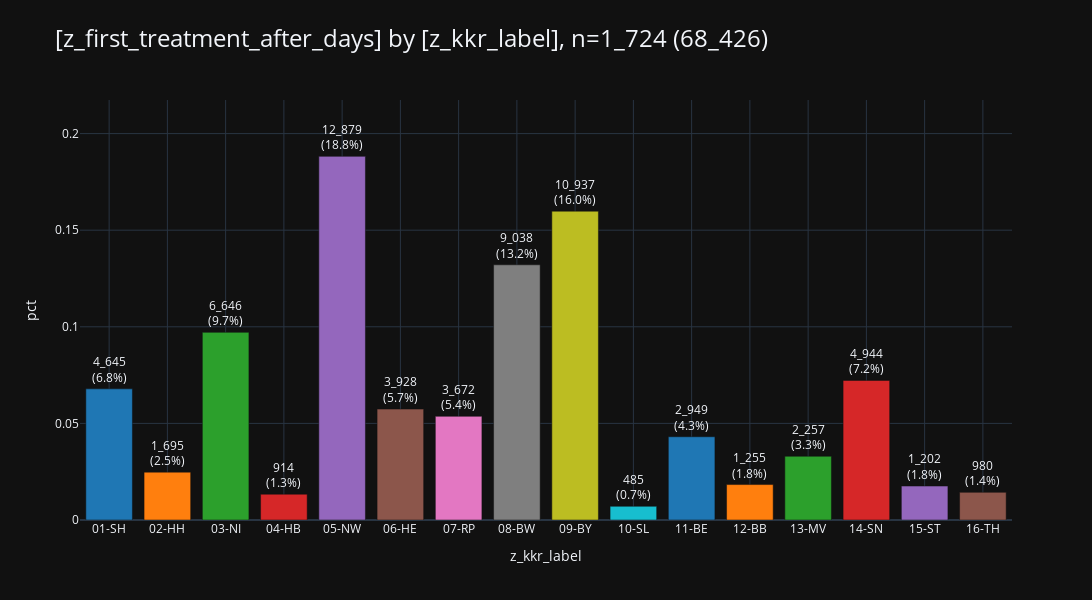
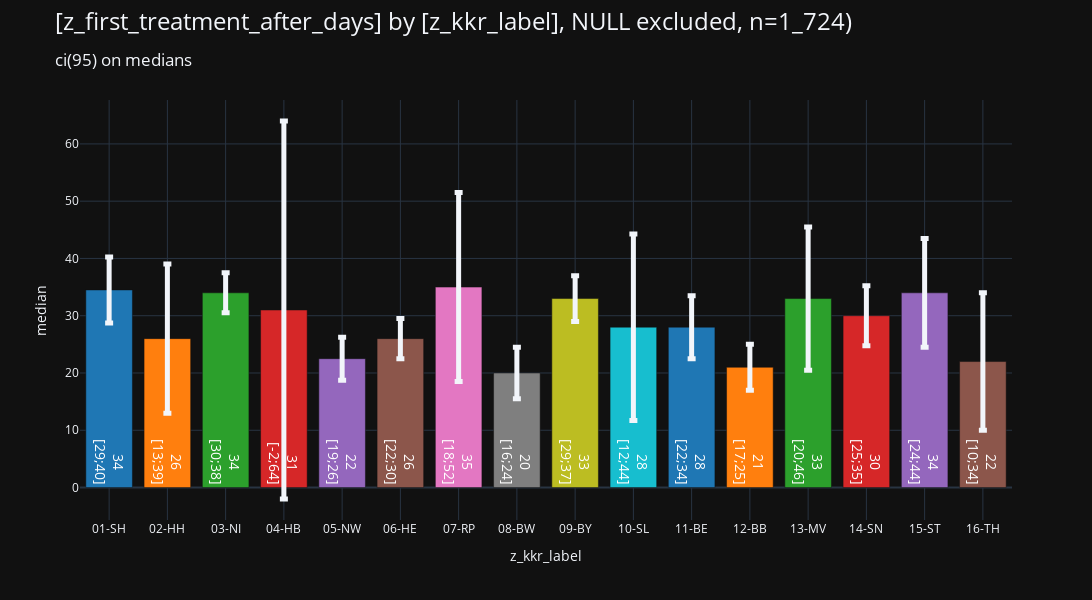

Notebook code cell kept with these figures, in order:
### Markdown cell above
### <a id='toc1_2_1_'></a>[bars](#toc0_)

### Code cell
_ = pls.plot_bars(
    db_delay.to_df().iloc[:,:2],
    # height=400,
    # width=1000,
    # use_ci=True,
    # ci_agg='median',
)
_ = pls.plot_bars(
    db_delay.to_df().iloc[:,:2],
    height=600,
    use_ci=True,
    ci_agg='median',
)

### Figure 1 — Plotly figure (JSON) as saved in the notebook; plotly's stock layout.template omitted (floating-point values rounded to 4 significant figures)
{"data": [{"error_y": {"thickness": 5}, "hovertemplate": "z_kkr_label=%{x}<br>pct=%{y}<br>cnt_pct_str=%{text}<extra></extra>", "legendgroup": "01-SH", "marker": {"color": "#1F77B4", "pattern": {"shape": ""}}, "name": "01-SH", "orientation": "v", "showlegend": true, "text": ["4_645<br>(6.8%)"], "textposition": "outside", "type": "bar", "x": ["01-SH"], "xaxis": "x", "y": [0.06788], "yaxis": "y"}, {"error_y": {"thickness": 5}, "hovertemplate": "z_kkr_label=%{x}<br>pct=%{y}<br>cnt_pct_str=%{text}<extra></extra>", "legendgroup": "02-HH", "marker": {"color": "#FF7F0E", "pattern": {"shape": ""}}, "name": "02-HH", "orientation": "v", "showlegend": true, "text": ["1_695<br>(2.5%)"], "textposition": "outside", "type": "bar", "x": ["02-HH"], "xaxis": "x", "y": [0.02477], "yaxis": "y"}, {"error_y": {"thickness": 5}, "hovertemplate": "z_kkr_label=%{x}<br>pct=%{y}<br>cnt_pct_str=%{text}<extra></extra>", "legendgroup": "03-NI", "marker": {"color": "#2CA02C", "pattern": {"shape": ""}}, "name": "03-NI", "orientation": "v", "showlegend": true, "text": ["6_646<br>(9.7%)"], "textposition": "outside", "type": "bar", "x": ["03-NI"], "xaxis": "x", "y": [0.09713], "yaxis": "y"}, {"error_y": {"thickness": 5}, "hovertemplate": "z_kkr_label=%{x}<br>pct=%{y}<br>cnt_pct_str=%{text}<extra></extra>", "legendgroup": "04-HB", "marker": {"color": "#D62728", "pattern": {"shape": ""}}, "name": "04-HB", "orientation": "v", "showlegend": true, "text": ["914<br>(1.3%)"], "textposition": "outside", "type": "bar", "x": ["04-HB"], "xaxis": "x", "y": [0.01336], "yaxis": "y"}, {"error_y": {"thickness": 5}, "hovertemplate": "z_kkr_label=%{x}<br>pct=%{y}<br>cnt_pct_str=%{text}<extra></extra>", "legendgroup": "05-NW", "marker": {"color": "#9467BD", "pattern": {"shape": ""}}, "name": "05-NW", "orientation": "v", "showlegend": true, "text": ["12_879<br>(18.8%)"], "textposition": "outside", "type": "bar", "x": ["05-NW"], "xaxis": "x", "y": [0.1882], "yaxis": "y"}, {"error_y": {"thickness": 5}, "hovertemplate": "z_kkr_label=%{x}<br>pct=%{y}<br>cnt_pct_str=%{text}<extra></extra>", "legendgroup": "06-HE", "marker": {"color": "#8C564B", "pattern": {"shape": ""}}, "name": "06-HE", "orientation": "v", "showlegend": true, "text": ["3_928<br>(5.7%)"], "textposition": "outside", "type": "bar", "x": ["06-HE"], "xaxis": "x", "y": [0.05741], "yaxis": "y"}, {"error_y": {"thickness": 5}, "hovertemplate": "z_kkr_label=%{x}<br>pct=%{y}<br>cnt_pct_str=%{text}<extra></extra>", "legendgroup": "07-RP", "marker": {"color": "#E377C2", "pattern": {"shape": ""}}, "name": "07-RP", "orientation": "v", "showlegend": true, "text": ["3_672<br>(5.4%)"], "textposition": "outside", "type": "bar", "x": ["07-RP"], "xaxis": "x", "y": [0.05366], "yaxis": "y"}, {"error_y": {"thickness": 5}, "hovertemplate": "z_kkr_label=%{x}<br>pct=%{y}<br>cnt_pct_str=%{text}<extra></extra>", "legendgroup": "08-BW", "marker": {"color": "#7F7F7F", "pattern": {"shape": ""}}, "name": "08-BW", "orientation": "v", "showlegend": true, "text": ["9_038<br>(13.2%)"], "textposition": "outside", "type": "bar", "x": ["08-BW"], "xaxis": "x", "y": [0.1321], "yaxis": "y"}, {"error_y": {"thickness": 5}, "hovertemplate": "z_kkr_label=%{x}<br>pct=%{y}<br>cnt_pct_str=%{text}<extra></extra>", "legendgroup": "09-BY", "marker": {"color": "#BCBD22", "pattern": {"shape": ""}}, "name": "09-BY", "orientation": "v", "showlegend": true, "text": ["10_937<br>(16.0%)"], "textposition": "outside", "type": "bar", "x": ["09-BY"], "xaxis": "x", "y": [0.1598], "yaxis": "y"}, {"error_y": {"thickness": 5}, "hovertemplate": "z_kkr_label=%{x}<br>pct=%{y}<br>cnt_pct_str=%{text}<extra></extra>", "legendgroup": "10-SL", "marker": {"color": "#17BECF", "pattern": {"shape": ""}}, "name": "10-SL", "orientation": "v", "showlegend": true, "text": ["485<br>(0.7%)"], "textposition": "outside", "type": "bar", "x": ["10-SL"], "xaxis": "x", "y": [0.007088], "yaxis": "y"}, {"error_y": {"thickness": 5}, "hovertemplate": "z_kkr_label=%{x}<br>pct=%{y}<br>cnt_pct_str=%{text}<extra></extra>", "legendgroup": "11-BE", "marker": {"color": "#1F77B4", "pattern": {"shape": ""}}, "name": "11-BE", "orientation": "v", "showlegend": true, "text": ["2_949<br>(4.3%)"], "textposition": "outside", "type": "bar", "x": ["11-BE"], "xaxis": "x", "y": [0.0431], "yaxis": "y"}, {"error_y": {"thickness": 5}, "hovertemplate": "z_kkr_label=%{x}<br>pct=%{y}<br>cnt_pct_str=%{text}<extra></extra>", "legendgroup": "12-BB", "marker": {"color": "#FF7F0E", "pattern": {"shape": ""}}, "name": "12-BB", "orientation": "v", "showlegend": true, "text": ["1_255<br>(1.8%)"], "textposition": "outside", "type": "bar", "x": ["12-BB"], "xaxis": "x", "y": [0.01834], "yaxis": "y"}, {"error_y": {"thickness": 5}, "hovertemplate": "z_kkr_label=%{x}<br>pct=%{y}<br>cnt_pct_str=%{text}<extra></extra>", "legendgroup": "13-MV", "marker": {"color": "#2CA02C", "pattern": {"shape": ""}}, "name": "13-MV", "orientation": "v", "showlegend": true, "text": ["2_257<br>(3.3%)"], "textposition": "outside", "type": "bar", "x": ["13-MV"], "xaxis": "x", "y": [0.03298], "yaxis": "y"}, {"error_y": {"thickness": 5}, "hovertemplate": "z_kkr_label=%{x}<br>pct=%{y}<br>cnt_pct_str=%{text}<extra></extra>", "legendgroup": "14-SN", "marker": {"color": "#D62728", "pattern": {"shape": ""}}, "name": "14-SN", "orientation": "v", "showlegend": true, "text": ["4_944<br>(7.2%)"], "textposition": "outside", "type": "bar", "x": ["14-SN"], "xaxis": "x", "y": [0.07225], "yaxis": "y"}, {"error_y": {"thickness": 5}, "hovertemplate": "z_kkr_label=%{x}<br>pct=%{y}<br>cnt_pct_str=%{text}<extra></extra>", "legendgroup": "15-ST", "marker": {"color": "#9467BD", "pattern": {"shape": ""}}, "name": "15-ST", "orientation": "v", "showlegend": true, "text": ["1_202<br>(1.8%)"], "textposition": "outside", "type": "bar", "x": ["15-ST"], "xaxis": "x", "y": [0.01757], "yaxis": "y"}, {"error_y": {"thickness": 5}, "hovertemplate": "z_kkr_label=%{x}<br>pct=%{y}<br>cnt_pct_str=%{text}<extra></extra>", "legendgroup": "16-TH", "marker": {"color": "#8C564B", "pattern": {"shape": ""}}, "name": "16-TH", "orientation": "v", "showlegend": true, "text": ["980<br>(1.4%)"], "textposition": "outside", "type": "bar", "x": ["16-TH"], "xaxis": "x", "y": [0.01432], "yaxis": "y"}], "layout": {"barmode": "relative", "height": 600, "legend": {"title": {"text": "z_kkr_label"}, "tracegroupgap": 0}, "showlegend": false, "title": {"font": {"size": 24}, "text": "[z_first_treatment_after_days] by [z_kkr_label], n=1_724 (68_426)", "xanchor": "left", "y": 0.95, "yanchor": "top"}, "width": 1600, "xaxis": {"anchor": "y", "categoryarray": ["01-SH", "02-HH", "03-NI", "04-HB", "05-NW", "06-HE", "07-RP", "08-BW", "09-BY", "10-SL", "11-BE", "12-BB", "13-MV", "14-SN", "15-ST", "16-TH"], "categoryorder": "category ascending", "domain": [0, 1], "gridwidth": 1, "showgrid": true, "title": {"text": "z_kkr_label"}}, "yaxis": {"anchor": "x", "domain": [0, 1], "dtick": 0.05, "gridwidth": 1, "range": [0, 0.2174], "showgrid": true, "title": {"text": "pct"}}}}

### Figure 2 — Plotly figure (JSON) as saved in the notebook; plotly's stock layout.template omitted (floating-point values rounded to 4 significant figures)
{"data": [{"error_y": {"array": [5.75], "thickness": 5}, "hovertemplate": "z_kkr_label=%{x}<br>mean=%{y}<br>ci_str=%{text}<extra></extra>", "insidetextanchor": "start", "legendgroup": "01-SH", "marker": {"color": "#1F77B4", "pattern": {"shape": ""}}, "name": "01-SH", "orientation": "v", "showlegend": true, "text": ["34<br>[29;40]"], "textfont": {"color": "white", "size": 14}, "textposition": "inside", "type": "bar", "x": ["01-SH"], "xaxis": "x", "y": [34.5], "yaxis": "y"}, {"error_y": {"array": [13.02], "thickness": 5}, "hovertemplate": "z_kkr_label=%{x}<br>mean=%{y}<br>ci_str=%{text}<extra></extra>", "insidetextanchor": "start", "legendgroup": "02-HH", "marker": {"color": "#FF7F0E", "pattern": {"shape": ""}}, "name": "02-HH", "orientation": "v", "showlegend": true, "text": ["26<br>[13;39]"], "textfont": {"color": "white", "size": 14}, "textposition": "inside", "type": "bar", "x": ["02-HH"], "xaxis": "x", "y": [26.0], "yaxis": "y"}, {"error_y": {"array": [3.5], "thickness": 5}, "hovertemplate": "z_kkr_label=%{x}<br>mean=%{y}<br>ci_str=%{text}<extra></extra>", "insidetextanchor": "start", "legendgroup": "03-NI", "marker": {"color": "#2CA02C", "pattern": {"shape": ""}}, "name": "03-NI", "orientation": "v", "showlegend": true, "text": ["34<br>[30;38]"], "textfont": {"color": "white", "size": 14}, "textposition": "inside", "type": "bar", "x": ["03-NI"], "xaxis": "x", "y": [34.0], "yaxis": "y"}, {"error_y": {"array": [33.0], "thickness": 5}, "hovertemplate": "z_kkr_label=%{x}<br>mean=%{y}<br>ci_str=%{text}<extra></extra>", "insidetextanchor": "start", "legendgroup": "04-HB", "marker": {"color": "#D62728", "pattern": {"shape": ""}}, "name": "04-HB", "orientation": "v", "showlegend": true, "text": ["31<br>[-2;64]"], "textfont": {"color": "white", "size": 14}, "textposition": "inside", "type": "bar", "x": ["04-HB"], "xaxis": "x", "y": [31.0], "yaxis": "y"}, {"error_y": {"array": [3.75], "thickness": 5}, "hovertemplate": "z_kkr_label=%{x}<br>mean=%{y}<br>ci_str=%{text}<extra></extra>", "insidetextanchor": "start", "legendgroup": "05-NW", "marker": {"color": "#9467BD", "pattern": {"shape": ""}}, "name": "05-NW", "orientation": "v", "showlegend": true, "text": ["22<br>[19;26]"], "textfont": {"color": "white", "size": 14}, "textposition": "inside", "type": "bar", "x": ["05-NW"], "xaxis": "x", "y": [22.5], "yaxis": "y"}, {"error_y": {"array": [3.5], "thickness": 5}, "hovertemplate": "z_kkr_label=%{x}<br>mean=%{y}<br>ci_str=%{text}<extra></extra>", "insidetextanchor": "start", "legendgroup": "06-HE", "marker": {"color": "#8C564B", "pattern": {"shape": ""}}, "name": "06-HE", "orientation": "v", "showlegend": true, "text": ["26<br>[22;30]"], "textfont": {"color": "white", "size": 14}, "textposition": "inside", "type": "bar", "x": ["06-HE"], "xaxis": "x", "y": [26.0], "yaxis": "y"}, {"error_y": {"array": [16.5], "thickness": 5}, "hovertemplate": "z_kkr_label=%{x}<br>mean=%{y}<br>ci_str=%{text}<extra></extra>", "insidetextanchor": "start", "legendgroup": "07-RP", "marker": {"color": "#E377C2", "pattern": {"shape": ""}}, "name": "07-RP", "orientation": "v", "showlegend": true, "text": ["35<br>[18;52]"], "textfont": {"color": "white", "size": 14}, "textposition": "inside", "type": "bar", "x": ["07-RP"], "xaxis": "x", "y": [35.0], "yaxis": "y"}, {"error_y": {"array": [4.5], "thickness": 5}, "hovertemplate": "z_kkr_label=%{x}<br>mean=%{y}<br>ci_str=%{text}<extra></extra>", "insidetextanchor": "start", "legendgroup": "08-BW", "marker": {"color": "#7F7F7F", "pattern": {"shape": ""}}, "name": "08-BW", "orientation": "v", "showlegend": true, "text": ["20<br>[16;24]"], "textfont": {"color": "white", "size": 14}, "textposition": "inside", "type": "bar", "x": ["08-BW"], "xaxis": "x", "y": [20.0], "yaxis": "y"}, {"error_y": {"array": [4.0], "thickness": 5}, "hovertemplate": "z_kkr_label=%{x}<br>mean=%{y}<br>ci_str=%{text}<extra></extra>", "insidetextanchor": "start", "legendgroup": "09-BY", "marker": {"color": "#BCBD22", "pattern": {"shape": ""}}, "name": "09-BY", "orientation": "v", "showlegend": true, "text": ["33<br>[29;37]"], "textfont": {"color": "white", "size": 14}, "textposition": "inside", "type": "bar", "x": ["09-BY"], "xaxis": "x", "y": [33.0], "yaxis": "y"}, {"error_y": {"array": [16.28], "thickness": 5}, "hovertemplate": "z_kkr_label=%{x}<br>mean=%{y}<br>ci_str=%{text}<extra></extra>", "insidetextanchor": "start", "legendgroup": "10-SL", "marker": {"color": "#17BECF", "pattern": {"shape": ""}}, "name": "10-SL", "orientation": "v", "showlegend": true, "text": ["28<br>[12;44]"], "textfont": {"color": "white", "size": 14}, "textposition": "inside", "type": "bar", "x": ["10-SL"], "xaxis": "x", "y": [28.0], "yaxis": "y"}, {"error_y": {"array": [5.5], "thickness": 5}, "hovertemplate": "z_kkr_label=%{x}<br>mean=%{y}<br>ci_str=%{text}<extra></extra>", "insidetextanchor": "start", "legendgroup": "11-BE", "marker": {"color": "#1F77B4", "pattern": {"shape": ""}}, "name": "11-BE", "orientation": "v", "showlegend": true, "text": ["28<br>[22;34]"], "textfont": {"color": "white", "size": 14}, "textposition": "inside", "type": "bar", "x": ["11-BE"], "xaxis": "x", "y": [28.0], "yaxis": "y"}, {"error_y": {"array": [4.0], "thickness": 5}, "hovertemplate": "z_kkr_label=%{x}<br>mean=%{y}<br>ci_str=%{text}<extra></extra>", "insidetextanchor": "start", "legendgroup": "12-BB", "marker": {"color": "#FF7F0E", "pattern": {"shape": ""}}, "name": "12-BB", "orientation": "v", "showlegend": true, "text": ["21<br>[17;25]"], "textfont": {"color": "white", "size": 14}, "textposition": "inside", "type": "bar", "x": ["12-BB"], "xaxis": "x", "y": [21.0], "yaxis": "y"}, {"error_y": {"array": [12.5], "thickness": 5}, "hovertemplate": "z_kkr_label=%{x}<br>mean=%{y}<br>ci_str=%{text}<extra></extra>", "insidetextanchor": "start", "legendgroup": "13-MV", "marker": {"color": "#2CA02C", "pattern": {"shape": ""}}, "name": "13-MV", "orientation": "v", "showlegend": true, "text": ["33<br>[20;46]"], "textfont": {"color": "white", "size": 14}, "textposition": "inside", "type": "bar", "x": ["13-MV"], "xaxis": "x", "y": [33.0], "yaxis": "y"}, {"error_y": {"array": [5.25], "thickness": 5}, "hovertemplate": "z_kkr_label=%{x}<br>mean=%{y}<br>ci_str=%{text}<extra></extra>", "insidetextanchor": "start", "legendgroup": "14-SN", "marker": {"color": "#D62728", "pattern": {"shape": ""}}, "name": "14-SN", "orientation": "v", "showlegend": true, "text": ["30<br>[25;35]"], "textfont": {"color": "white", "size": 14}, "textposition": "inside", "type": "bar", "x": ["14-SN"], "xaxis": "x", "y": [30.0], "yaxis": "y"}, {"error_y": {"array": [9.5], "thickness": 5}, "hovertemplate": "z_kkr_label=%{x}<br>mean=%{y}<br>ci_str=%{text}<extra></extra>", "insidetextanchor": "start", "legendgroup": "15-ST", "marker": {"color": "#9467BD", "pattern": {"shape": ""}}, "name": "15-ST", "orientation": "v", "showlegend": true, "text": ["34<br>[24;44]"], "textfont": {"color": "white", "size": 14}, "textposition": "inside", "type": "bar", "x": ["15-ST"], "xaxis": "x", "y": [34.0], "yaxis": "y"}, {"error_y": {"array": [12.0], "thickness": 5}, "hovertemplate": "z_kkr_label=%{x}<br>mean=%{y}<br>ci_str=%{text}<extra></extra>", "insidetextanchor": "start", "legendgroup": "16-TH", "marker": {"color": "#8C564B", "pattern": {"shape": ""}}, "name": "16-TH", "orientation": "v", "showlegend": true, "text": ["22<br>[10;34]"], "textfont": {"color": "white", "size": 14}, "textposition": "inside", "type": "bar", "x": ["16-TH"], "xaxis": "x", "y": [22.0], "yaxis": "y"}], "layout": {"barmode": "relative", "height": 600, "legend": {"title": {"text": "z_kkr_label"}, "tracegroupgap": 0}, "showlegend": false, "title": {"font": {"size": 24}, "text": "[z_first_treatment_after_days] by [z_kkr_label], NULL excluded, n=1_724)<br><sub>ci(95) on medians<sub>", "xanchor": "left", "y": 0.95, "yanchor": "top"}, "width": 1600, "xaxis": {"anchor": "y", "categoryarray": ["01-SH", "02-HH", "03-NI", "04-HB", "05-NW", "06-HE", "07-RP", "08-BW", "09-BY", "10-SL", "11-BE", "12-BB", "13-MV", "14-SN", "15-ST", "16-TH"], "categoryorder": "category ascending", "domain": [0, 1], "gridwidth": 1, "showgrid": true, "title": {"text": "z_kkr_label"}}, "yaxis": {"anchor": "x", "domain": [0, 1], "gridwidth": 1, "showgrid": true, "title": {"text": "median"}}}}
